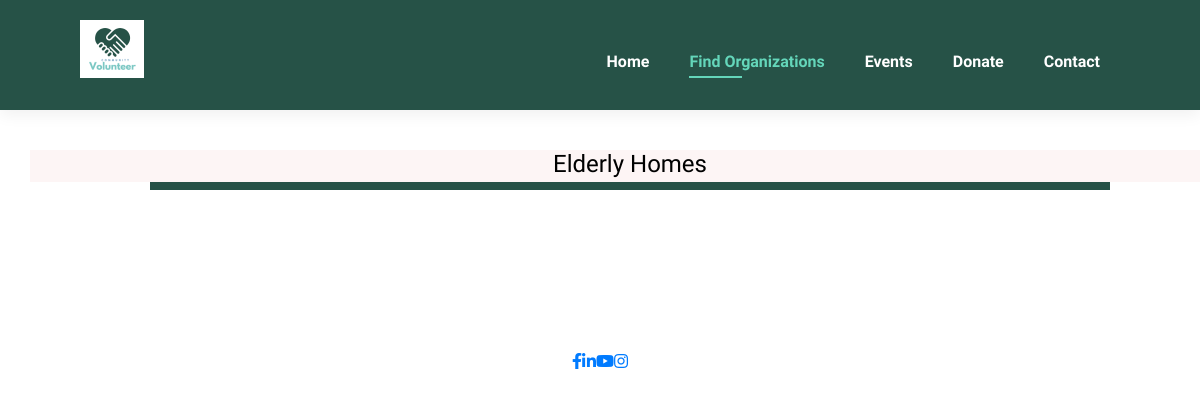
The page /organization-type/Elderly Homes/ on the database as committed earlier.
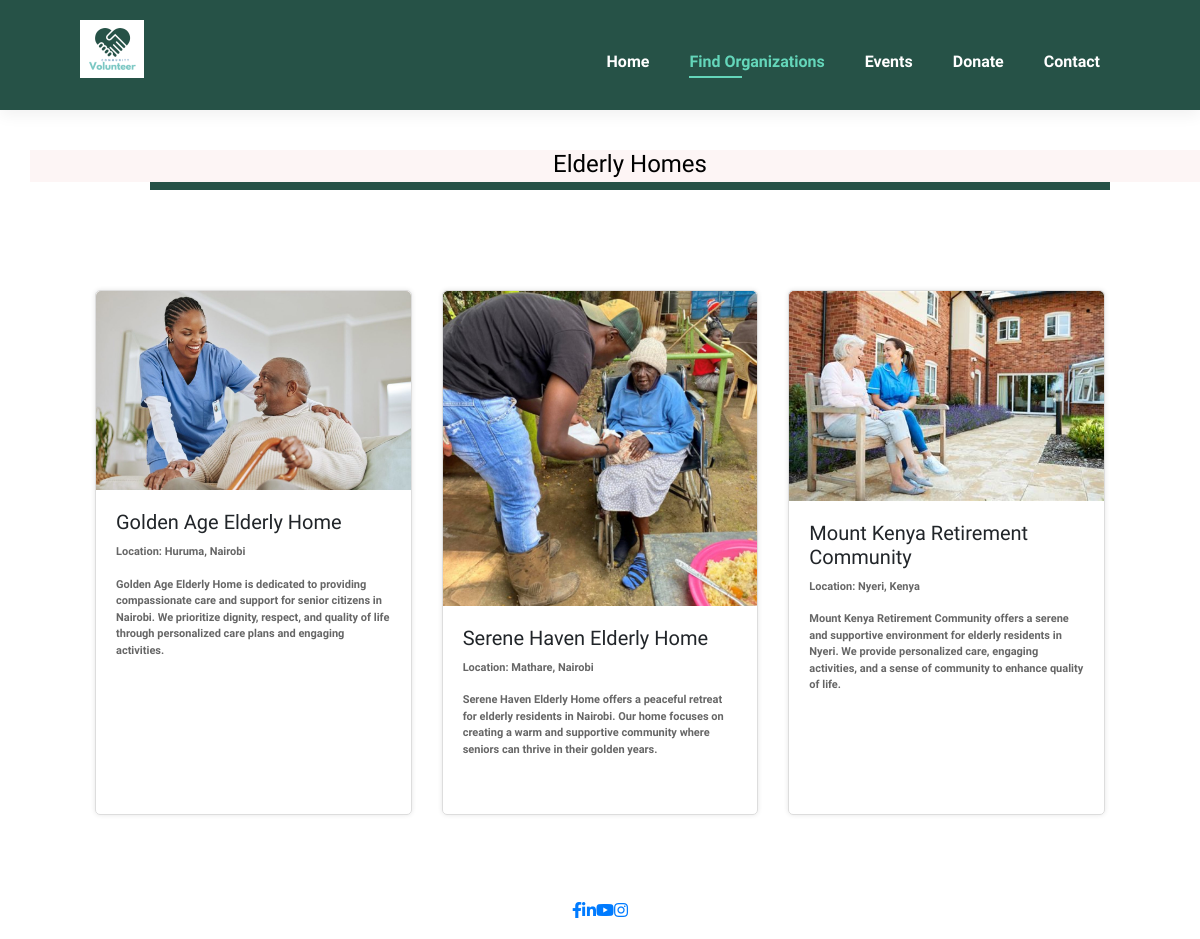
The same page on the database as committed later.
### app/models.py (models this page shows, shortened)
class Organization(models.Model):
    ORGANIZATION_TYPES = [
        ('Elderly Homes', 'Elderly Homes'),
        ('Hospitals & Clinics', 'Hospitals & Clinics'),
        ('Children Homes', 'Children Homes'),
    ]
    name = models.CharField(max_length=100)
    description = models.TextField()
    location = models.CharField(max_length=100)
    image = models.ImageField(upload_to='organization_images/')
    type = models.CharField(max_length=25, choices=ORGANIZATION_TYPES)

### app/views.py (the view)
# urls.py: path('organization-type/<str:organization_type>/', views.organization_type, name='organization_type'),
def organization_type(request, organization_type):
    organizations = Organization.objects.filter(type=organization_type)
    context = {'organizations': organizations, 'organization_type': organization_type}
    return render(request, 'organizationtype.html', context)

### app/templates/organizationtype.html (shortened to what this page needs)
{% load static %}
<!DOCTYPE html>
<html lang="en">
<head>
    <link rel="stylesheet" href="https://cdnjs.cloudflare.com/ajax/libs/font-awesome/5.15.4/css/all.min.css" />
    <link rel="stylesheet" href="{% static 'css/home.css' %}">
    <link rel="stylesheet" href="https://stackpath.bootstrapcdn.com/bootstrap/4.5.2/css/bootstrap.min.css">
</head>
<body>
    <section id="header">
        <a href="{% url 'home' %}"><img src="{% static 'img/logo-h.png' %}" class="logo" alt=""></a>
        <div>
            <ul id="navbar">
                <li><a href="{% url 'home' %}">Home</a></li>
                <li><a class="active" href="{% url 'opportunityvolunteer' %}">Find Organizations</a></li>
                <li><a href="{% url 'events' %}">Events</a></li>
                <li><a href="{% url 'donations' %}">Donate</a></li>
                <li><a href="{% url 'contact' %}">Contact</a></li>
            </ul>
        </div>
    </section>
    <section id="banner" class="section-m1">
        <div class="banner-content">
            <h4 style="color: black; background-color: rgb(253, 245, 245); height: 45px; text-align: center; width: 1200px">
                {{ organization_type }}
            </h4>
        </div>
    </section>
    <section id="organizations" class="section-p1">
        <div class="container">
            <div class="row">
                {% for organization in organizations %}
                <div class="col-lg-4 col-md-6 mb-4">
                    <div class="pro">
                        <img src="{{ organization.image.url }}" alt="{{ organization.name }}">
                        <div class="desc">
                            <h5>{{ organization.name }}</h5>
                            <p>Location: {{ organization.location }}</p>
                            <p>{{ organization.description }}</p>
                        </div>
                    </div>
                </div>
                {% endfor %}
            </div>
        </div>
    </section>
    <section id="footer">
        <div>
            <ul id="navbar">
                <a href="#" aria-label="Facebook"><i class="fab fa-facebook-f"></i></a>
                <a href="#" aria-label="LinkedIn"><i class="fab fa-linkedin-in"></i></a>
                <a href="#" aria-label="YouTube"><i class="fab fa-youtube"></i></a>
                <a href="#" aria-label="Instagram"><i class="fab fa-instagram"></i></a>
            </ul>
        </div>
    </section>
</body>
</html>

Rows that differ between the two databases and show on the page:
added Organization: image (picture), name "Golden Age Elderly Home", location "Huruma, Nairobi", description "Golden Age Elderly Home is dedicated to providing compassionate care and support for senior citizens in Nairobi. We prioritize dignity, respect, and quality of life through personalized care plans and engaging activities."
added Organization: image (picture), name "Serene Haven Elderly Home", location "Mathare, Nairobi", description "Serene Haven Elderly Home offers a peaceful retreat for elderly residents in Nairobi. Our home focuses on creating a warm and supportive community where seniors can thrive in their golden years."
added Organization: image (picture), name "Mount Kenya Retirement Community", location "Nyeri, Kenya", description "Mount Kenya Retirement Community offers a serene and supportive environment for elderly residents in Nyeri. We provide personalized care, engaging activities, and a sense of community to enhance quality of life."
